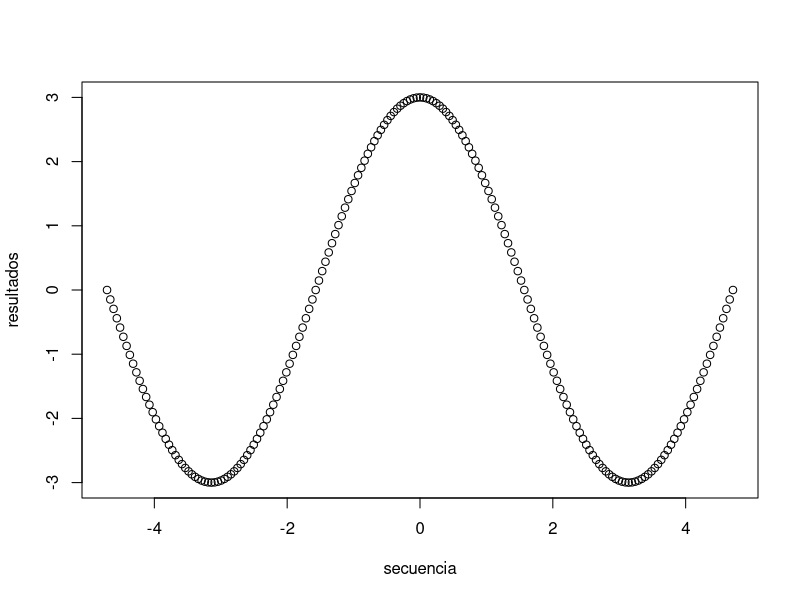
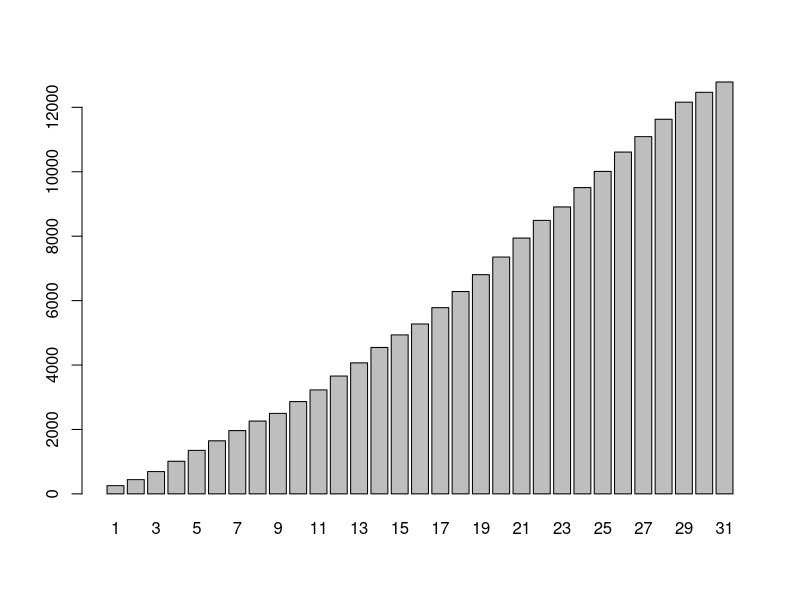

The R source for these figures, in order:
#Apartado A
#Creación de los vectores de secuencias

a1 <- c(seq(from = 0, to = 20, by = 1))
a2 <- c(seq(from = 1, by = 5, length.out = 20))
a3 <- c(seq(from = 0, to = 1, length.out = 30), seq(from = 2, to = 3, length.out = 15))

#Apartado B

#Creacion del vector
vector <- c(3, -1, 4, 2)

#Creación del resto de vectores con la función rep
b1 <- rep(vector, 3)
b2 <- rep(vector, each = 4)
b3 <- rep(vector, each = 3, length.out = 15)

#Apartado C
#Creación de la función
f <- function(x) {
  3 * cos(x)
}

#Creación del vector secuencia y el vector en el que se almacenarán los resultados (del mismo tamaño que la secuencia)
secuencia <- seq((-3 * pi) / 2, (3 * pi) / 2, by = pi / 64)
resultados <- numeric(length(secuencia))

#Calculo de la función para cada valor de la secuencia
for (i in 1:length(secuencia)) {
  resultados[i] <- f(secuencia[i])
}

#Asignacion de los valores maximos y minimos
max <- max(resultados)
min <- min(resultados)

#Impresión del gráfico por pantalla
plot(secuencia, resultados)


#Apartado D
#Creacion del vector con las temperaturas medias mensuales.
temperaturas <- c(14.9, 14.1, 14.5, 15.8, 18.8, 22.5, 25.7, 26.7, 25.4, 22.7, 19.1, 16.4)

#D1 - Calculo de la media
media = sum(temperaturas) / length(temperaturas)
media2 = mean(temperaturas)

#D2 - Ordenación
ascendente <- sort(temperaturas)
descendente <- sort(temperaturas, decreasing = TRUE)

#Obtención de los indices 
indices_ascendente <- sort(temperaturas, index.return = TRUE)
indices_descendente <- sort(temperaturas, index.return = TRUE, decreasing = TRUE)

#Al generar los indices se observa que el metodo sort almacena los dos vectores, valores e indices en una lista.
print(indices_ascendente)


#Apartado E
#Creación de la variable de iteraciones del producto y calcuó de pi según la función
n <- 10000
resultado <- 2 * prod(seq(2, 2 * n, by = 2) / (seq(2, 2 * n, by = 2) - 1) * seq(2, 2 * n, by = 2) / (seq(2, 2 * n, by = 2) + 1))


#Apartado F
#Creación del vector de datos
datos <- c(256, 186,
           251, 320, 338, 297, 317, 295, 240,
           365, 363, 431, 409, 478, 390, 339,
           506, 501, 524, 547, 589, 549, 418,
           600, 502, 601, 479, 539, 531, 306,
           320)
#Aplicacion de la funcion cumsum para obtener los casos diarios acumulados
casos_acumulados <- cumsum(datos)

#Graficacion de los datos
barplot(casos_acumulados, names.arg = 1:31)


#Apartado G
help(rev)
#La función rev() se utiliza para invertir los elementos de un vector.
#Puede ser útil para la creacion de gráficos en el que los datos a mostrar deben ser en orden descendiente (siempre y cuando el vector original este ordenado crecientemente).
#Un ejemplo de su uso, es el de la detección de palabras palindromas, a pesar de que no se pueda utilizar la funcion en cadenas de texto, podemos simular una cadena en un vector.

palabra <- c('H', 'o', 'l', 'a')
inversion <- rev(palabra)

#Por ejemplo, esta lógica se puede añadir a una función que devuelva un booleano en caso de que la palabra sea palindroma (es decir que se lea igual de derecha a izquierda que de izquierda a derecha).